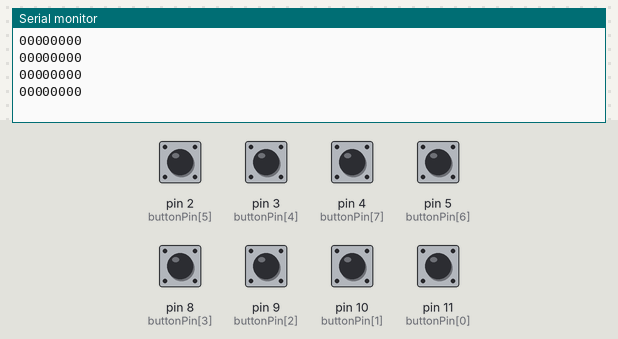
A sketch run on a simulated Arduino Uno, built with avr-gcc and run on an emulated ATmega328P. Shown: the last lines printed to the serial monitor. Inputs (shaded band) come from the test bench; at power-on: pin 2 (buttonPin[5]), pin 3 (buttonPin[4]), pin 4 (buttonPin[7]), pin 5 (buttonPin[6]), pin 8 (buttonPin[3]), pin 9 (buttonPin[2]), pin 10 (buttonPin[1]), pin 11 (buttonPin[0]) LOW.

Above: at 1.8 s.
1.9 s: pin 2 (buttonPin[5]) pulled HIGH for 0.6 s
At 2.4 s:
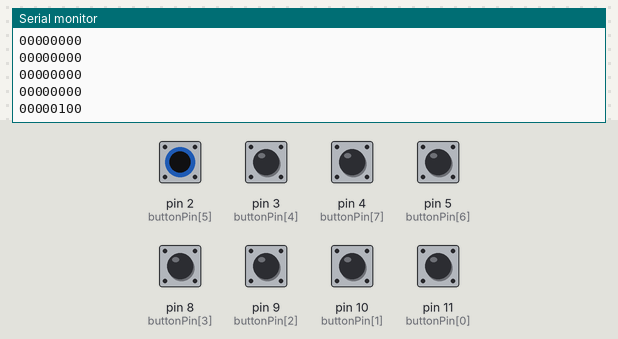
4.0 s: pin 3 (buttonPin[4]) pulled HIGH for 0.6 s
At 4.4 s:
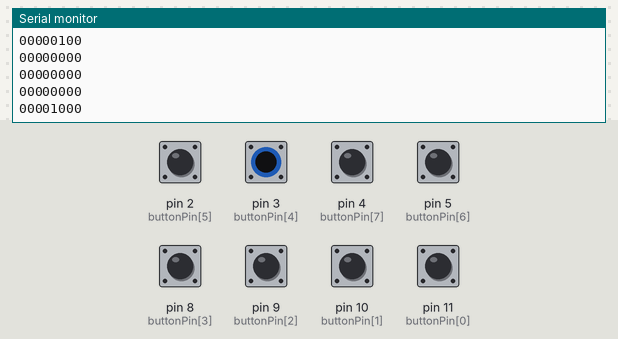
6.1 s: pin 4 (buttonPin[7]) pulled HIGH for 0.6 s
At 6.9 s:
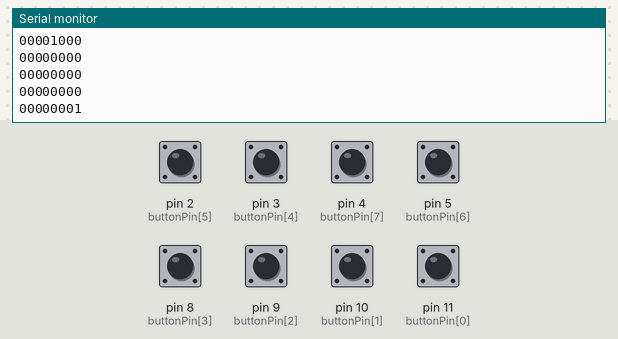
8.2 s: pin 5 (buttonPin[6]) pulled HIGH for 0.6 s
At 8.9 s:
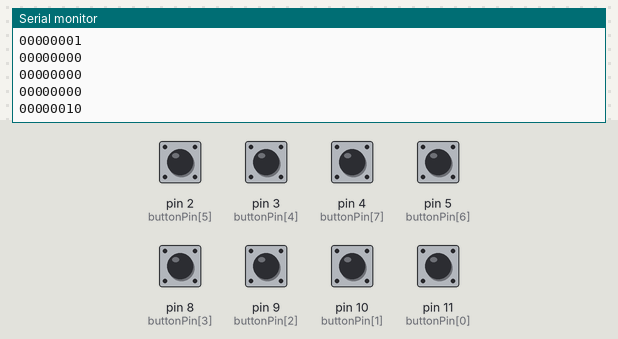
10.3 s: pin 8 (buttonPin[3]) pulled HIGH for 0.6 s
At 10.9 s:
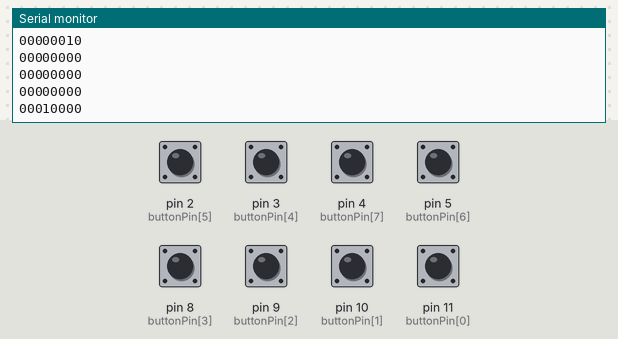
12.4 s: pin 9 (buttonPin[2]) pulled HIGH for 0.6 s
At 12.9 s:
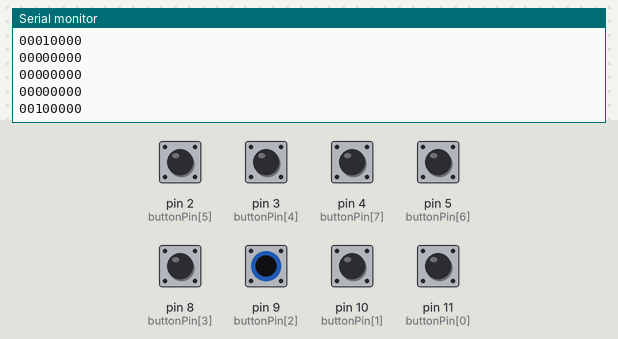
Timing chart, 0 to 15.4 s (numbered marks = the images above; inputs shaded):
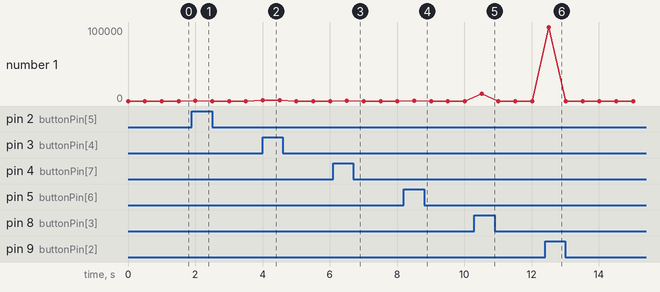

Measured:
- after the input at 1.9 s, the serial monitor: prints a new line after 0.10 s (image 1)
- after the input at 4.0 s, the serial monitor: prints a new line at once (image 2)
- after the input at 6.1 s, the serial monitor: prints a new line after 0.41 s (image 3)
- after the input at 8.2 s, the serial monitor: prints a new line after 0.31 s (image 4)
- after the input at 10.3 s, the serial monitor: prints a new line after 0.21 s (image 5)
- after the input at 12.4 s, the serial monitor: prints a new line after 0.11 s (image 6)

The sketch:

teste1_13_11.ino
```cpp
#include <SoftwareSerial.h>
#include <math.h>

const int buttonPin[8] = {11, 10 , 9 , 8 , 3 , 2 , 5 , 4}; // Ordem errada
                         // 6, 7, 4, 5, 8, 9, 10, 11
void setup() {
  // Open serial communications and wait for port to open:
  Serial.begin(9600);
  while (!Serial);

  // Set pin mode
  for(int i=0; i<8; i++) {
    pinMode(buttonPin[i], INPUT);
  }
}

int bin2dec(int * binNumber){

  int i,dec=0;

  for(i=0; i<8; i++) {
    if(binNumber[i] == HIGH) {
      dec += pow(2,i);
    }
  }
  return dec;

}


float tempLookUp(int code){

  // Temperature table

  float  table[140]={56,  55, 54, 53, 52, 51, 50, 49.50,  49, 48, 47.50,  47, 46, 45, 44.50,  44, 43, 42.50,  42, 41, 40.50,  40, 39, 38.50,  38, 37.50,  37, 36, 35, 34.50,  34, 33, 32.50,  32, 31.50,  31, 30, 29.50,  29, 28.50,  28, 27.50,  27, 26.50,  26, 25.667, 25.33,  25, 24, 23.50,  23, 22.667, 22.33,  22, 21.50,  21, 20.50,  20, 19.50,  19, 18.50,  18, 17.50,  17, 16.50, 16, 15.50,  15, 14.667,  14.33,  14, 13.667, 13.33,  13, 12.50,  12, 11.50,  11, 10.667, 10.33,  10, 9.50,  9,  8.50, 8,  7.667,  7.333,  7,  6.50, 6,  5.50, 5,  4.667,  4.333,  4,  3.667,  3.333,  3,  2.50, 2,  1.50, 1,  0.500,  0,  -0.500, -1, -1.333, -1.667, -2, -2.50,  -3, -3.50,  -4, -4.50,  -5, -5.333, -5.667, -6, -6.50,  -7, -7.50,  -8, -8.50,  -9, -9.333, -9.667, -10,  -11,  -11.50, -12,  -12.50, -13,  -13.33, -13.667,  -14,  -14.50, -15,  -16,  -16.50, -17};
  return table[code-33];

}

double tempPol(int code, int order){
  // Order must be greater than 0 and less than 6!
  // pol is a matrix of polynom coeficients: Line for order and column for a, b, c, d etc.
  // This function returns a polynomial aproximation for temperature given the code from the A/D
  // These polynoms were calculated for x = [0:139], so it's 'x' must be code - 33 (lowest code).

  double res=0;
  int i;
  int n = code - 33;

  double pol[5][6] ={{0,0,0,0,49.7036,-0.4869},
                     {0,0,0,0.0010,-0.6308, 53.0135},
                     {0,0,-0.00001856, 0.0067, -1.2296, 89.3541},
                     {0,55.6572, -0.8757, 0.0059, -0.000029708, 0.000000040091},
                     {55.5548, -0.8524, 0.0047, -0.0000067898, -0.00000014572, 0.00000000053472}};

  for(i=0;i<order+1;i++){
    res+=pow(n,i)*pol[order-1][5-order+i];
  }

  return res;
}


void loop() {
  int buttonState[8];

  // Read A/D
  for(int i=0; i<8; i++) {
    buttonState[i] = digitalRead(buttonPin[i]);
  }

  // Convert to decimal
  int dec = 0;
  for(int i=0; i<8; i++) {
    if(buttonState[i] == HIGH) {
      dec += pow(2,i);
    }
  }


  // Print
  for(int i=0; i<8; i++) {
    Serial.print(buttonState[i], "%d");
  }

  Serial.print("\n");
  delay(500);
}
```
